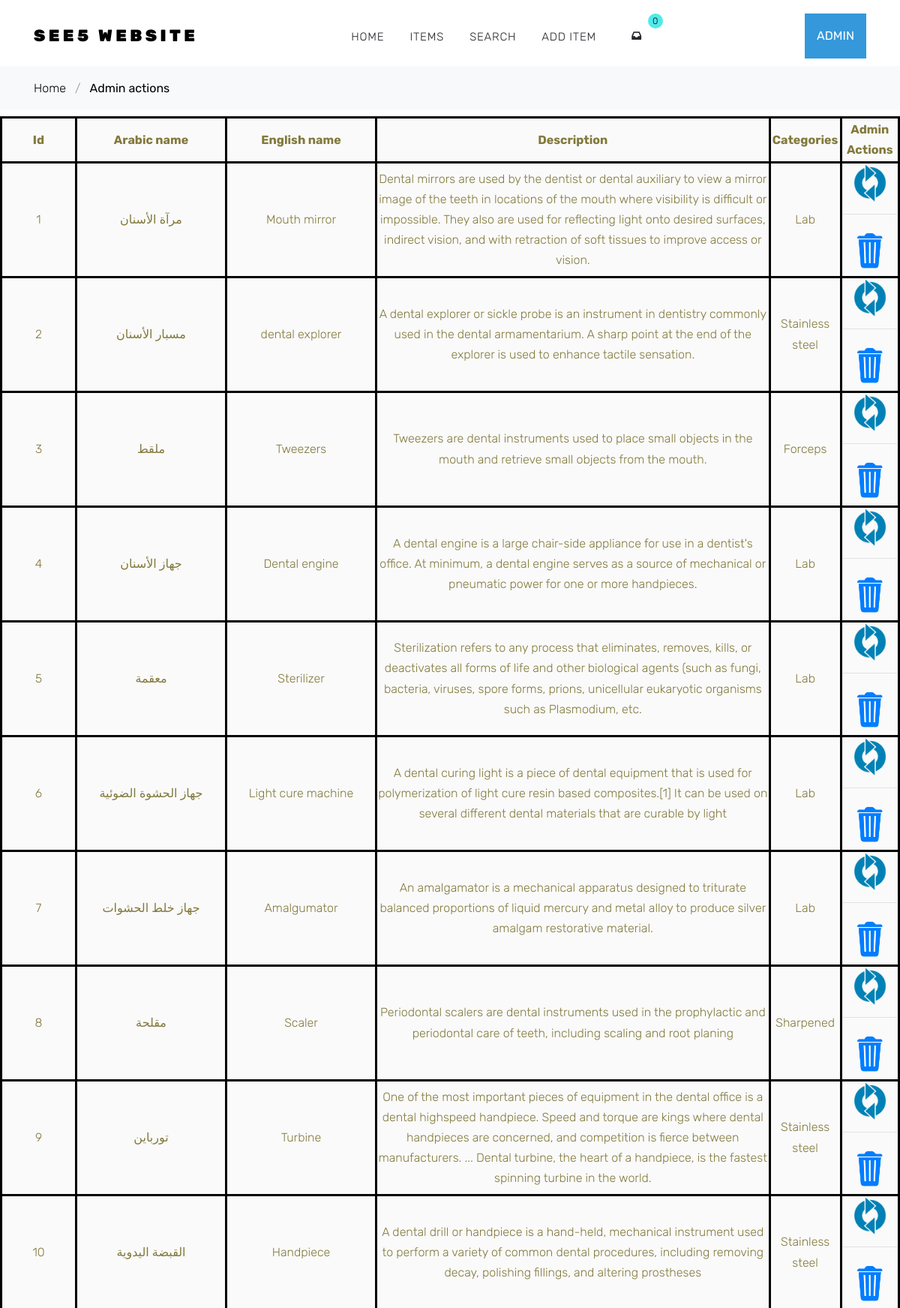
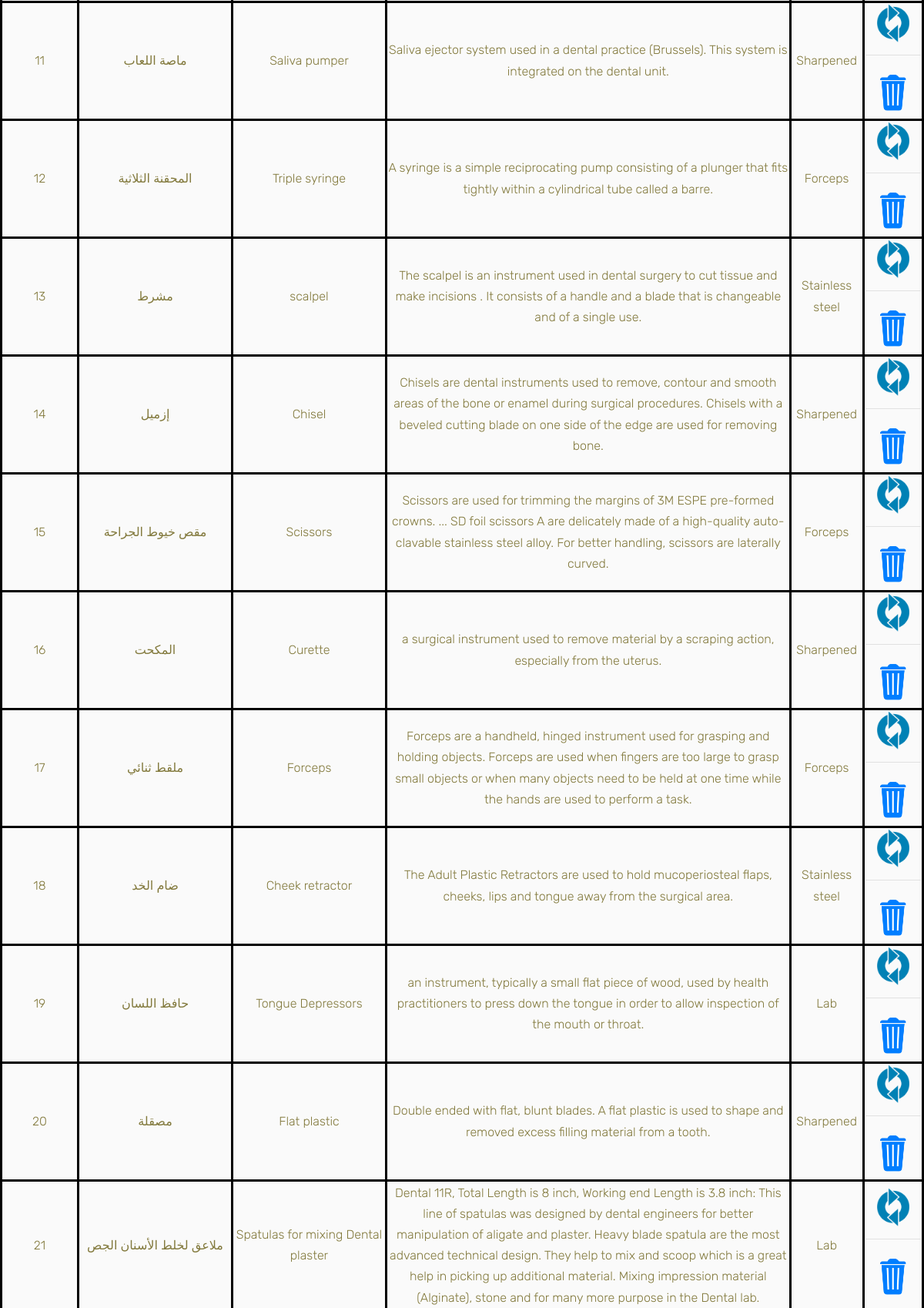
The app's page /Project/adminactions.php (signed in, upper part) with its own data (2 pictures, top to bottom).
### tables this page shows
CREATE TABLE `tool` (
  `id` int(11) NOT NULL,
  `name_ar` varchar(100) NOT NULL,
  `name_en` varchar(100) NOT NULL,
  `description` varchar(2000) NOT NULL,
  `category` varchar(100) NOT NULL,
  `video` varchar(200) NOT NULL,
  `Date` datetime NOT NULL DEFAULT CURRENT_TIMESTAMP
);

### Project/adminactions.php (the view, shortened to what this page needs)
<?php
include_once 'config.php';
$label="You Are Not Allowed Here Unless You Are Admin";
$sqlinbox="SELECT * from messages WHERE status='unread'";
$result = $conn->query($sqlinbox);
   $number= $result->num_rows;
?>
<!DOCTYPE html>
<html lang="en">
<head>
  <link rel="stylesheet" href="fonts/icomoon/style.css">
  <link rel="stylesheet" href="css/bootstrap.min.css">
  <link rel="stylesheet" href="css/magnific-popup.css">
  <link rel="stylesheet" href="css/jquery-ui.css">
  <link rel="stylesheet" href="css/owl.carousel.min.css">
  <link rel="stylesheet" href="css/owl.theme.default.min.css">
  <link rel="stylesheet" href="css/aos.css">
  <link rel="stylesheet" href="css/style.css">
</head>
<body>
  <div class="site-wrap">
    <div class="site-navbar py-2">
      <div class="container">
        <div class="d-flex align-items-center justify-content-between">
          <div class="logo">
            <div class="site-logo">
              <a href="indexx.php" class="js-logo-clone">SEE5 WEBSITE</a>
            </div>
          </div>
          <div class="main-nav d-none d-lg-block">
            <nav class="site-navigation text-right text-md-center" role="navigation">
              <ul class="site-menu js-clone-nav d-none d-lg-block">
                <li><a href="indexx.php">Home</a></li>
                <li><a href="items.php">Items</a></li>
                <li><a href="search.php">search</a></li>
                <li><a href="addtool.php">Add Item</a></li>
               <li> <a href="inbox.php" class="icons-btn d-inline-block bag">
              <span class="icon-inbox"></span>
              <span class="number"><?php echo $number; ?></span>
            </a></li>
              </ul>
            </nav>
          </div>
	<div class="dropdown">
  <button onclick="myFunction()" class="dropbtn">ADMIN</button>
</div>
        </div>
      </div>
	  			<div class="bg-light py-3">
				<div class="container">
					<div class="row">
						<div class="col-md-12 mb-0">
							<a href="indexx.php">Home</a> <span class="mx-2 mb-0">/</span> <strong
								class="text-black">Admin actions</strong>
						</div>
					</div>
				</div>
			</div>
		</div>
    </div>
<?php
	if(isset($_SESSION['name']))
	{
		echo "<table>";
		echo "<tr >
		<th> Id </th>
		<th> Arabic name </th>
		<th> English name </th>
		<th> Description </th>
		<th>Categories</th>
		<th>Admin Actions</th>
		</tr>";
		$sql = "SELECT * FROM tool ";
		$result = $conn->query($sql);
    if ($result->num_rows > 0)
	{
       while($row = $result->fetch_assoc())
	   {
           echo "<tr>";
           echo "<td class='id'>" .$row['id']."</td>
		   <td class='ar'>" .$row['name_ar']."</td>
		   <td class='en'> ".$row['name_en']."</td>
		   <td class='des'>".$row['description']." </td>
		   <td class='cat'>".$row['category']."</td>
		   <td class='link'>
		   <a title='UPDATE' href='./Update.php?data=$row[name_en]' >
		   <img src='images\update.ico' alt='icon' height='50px' width:'50px'>
		   </img>
		   </a>									<hr>
		   <a title='DELETE' href='./delete.php?data=$row[id]'>
		   <img src='images\delete.ico' alt='icon' height='65px' width:'65px'>
		   </img>
		   </a>
		   </td>";
           echo "</tr>";
        }
	}
	else
	{
        echo "0 results";
    }
	echo "</table>";
}
else
{
    echo "<div class='col-md-12 text-center'>";
    echo "<h2 class='display-3 text-black'>$label</h2>";
    echo "</div>";
}
    ?>
</body>
</html>

### Project/css/style.css (style rules this page uses)
body { line-height: 1.7; color: #8c92a0; font-weight: 300; font-size: 16px; }
a { -webkit-transition: .3s all ease; -o-transition: .3s all ease; transition: .3s all ease; }
.text-black { color: #000; }
.site-wrap:before { -webkit-transition: .3s all ease-in-out; -o-transition: .3s all ease-in-out; transition: .3s all ease-in-out; background: rgba(0, 0, 0, 0.6); content: ""; position: absolute; z-index: 2000; top: 0; left: 0; right: 0; bottom: 0; opacity: 0; visibility: hidden; }
.site-logo a { text-transform: uppercase; letter-spacing: .2em; font-size: 22px; color: #000 !important; font-weight: 900; }
.icons-btn { display: inline-block; text-align: center; }
.icons-btn span { display: block; height: 40px; width: 40px; line-height: 40px; }
.site-navbar { margin-bottom: 0px; z-index: 1999; position: relative; top: 0; width: 100%; background: #fff; }
.site-navbar a { color: #000; }
.site-navbar .site-navigation .site-menu { margin-left: 0; padding-left: 0; margin-bottom: 0; }
.site-navbar .site-navigation .site-menu a { text-decoration: none !important; font-size: 15px; display: inline-block; }
.site-navbar .site-navigation .site-menu > li { display: inline-block; padding: 10px 5px; }
.site-navbar .site-navigation .site-menu > li > a { padding: 10px 10px; text-transform: uppercase; letter-spacing: .05em; color: #25262a; font-size: 15px; text-decoration: none !important; }
.bag { position: relative; }
.bag .number { position: absolute; top: 0; width: 20px; height: 20px; border-radius: 50%; line-height: 20px; color: #000; font-size: 12px; background: #51eaea; right: -5px; }

### Project/adminactions.php (style rules this page uses)
table { border:2px solid black; vertical-align: middle; text-align:center; background-color:#fafafa; }
.id { width:100px; }
.ar { width:200px; }
.en { width:200px; }
th,td { text-align:center; border:3px solid black; color: #82793c; vertical-align: middle; }
.dropbtn { background-color: #3498DB; color: white; padding: 16px; font-size: 16px; border: none; cursor: pointer; }
.dropdown { position: relative; display: inline-block; }

### records on screen
tool: id "1", name_ar "مرآة الأسنان", name_en "Mouth mirror", description "Dental mirrors are used by the dentist or dental auxiliary to view a mirror image of the teeth in locations of the mouth where visibility is difficult or impossible. They also are used for reflecting light onto desired surfaces, indirect vision, and with retraction of soft tissues to improve access or vision.", category "Lab"
tool: id "2", name_ar "مسبار الأسنان", name_en "dental explorer", description "A dental explorer or sickle probe is an instrument in dentistry commonly used in the dental armamentarium. A sharp point at the end of the explorer is used to enhance tactile sensation.", category "Stainless steel"
tool: id "3", name_ar "ملقط", name_en "Tweezers", description "Tweezers are dental instruments used to place small objects in the mouth and retrieve small objects from the mouth.", category "Forceps"
tool: id "4", name_ar "جهاز الأسنان", name_en "Dental engine", description "A dental engine is a large chair-side appliance for use in a dentist's office. At minimum, a dental engine serves as a source of mechanical or pneumatic power for one or more handpieces.", category "Lab"
tool: id "5", name_ar "معقمة", name_en "Sterilizer", description "Sterilization refers to any process that eliminates, removes, kills, or deactivates all forms of life and other biological agents (such as fungi, bacteria, viruses, spore forms, prions, unicellular eukaryotic organisms such as Plasmodium, etc.", category "Lab"
tool: id "6", name_ar "جهاز الحشوة الضوئية", name_en "Light cure machine", description "A dental curing light is a piece of dental equipment that is used for polymerization of light cure resin based composites.[1] It can be used on several different dental materials that are curable by light", category "Lab"
tool: id "7", name_ar "جهاز خلط الحشوات", name_en "Amalgumator", description "An amalgamator is a mechanical apparatus designed to triturate balanced proportions of liquid mercury and metal alloy to produce silver amalgam restorative material.", category "Lab"
tool: id "8", name_ar "مقلحة", name_en "Scaler", description "Periodontal scalers are dental instruments used in the prophylactic and periodontal care of teeth, including scaling and root planing", category "Sharpened"
tool: id "9", name_ar "تورباين", name_en "Turbine", description "One of the most important pieces of equipment in the dental office is a dental highspeed handpiece. Speed and torque are kings where dental handpieces are concerned, and competition is fierce between manufacturers. ... Dental turbine, the heart of a handpiece, is the fastest spinning turbine in the world.", category "Stainless steel"
tool: id "10", name_ar "القبضة اليدوية", name_en "Handpiece", description "A dental drill or handpiece is a hand-held, mechanical instrument used to perform a variety of common dental procedures, including removing decay, polishing fillings, and altering prostheses", category "Stainless steel"
tool: id "11", name_ar "ماصة اللعاب", name_en "Saliva pumper", description "Saliva ejector system used in a dental practice (Brussels). This system is integrated on the dental unit.", category "Sharpened"
tool: id "12", name_ar "المحقنة الثلاثية", name_en "Triple syringe", description "A syringe is a simple reciprocating pump consisting of a plunger that fits tightly within a cylindrical tube called a barre.", category "Forceps"
tool: id "13", name_ar "مشرط", name_en "scalpel", description "The scalpel is an instrument used in dental surgery to cut tissue and make incisions . It consists of a handle and a blade that is changeable and of a single use.", category "Stainless steel"
tool: id "14", name_ar "إزميل", name_en "Chisel", description "Chisels are dental instruments used to remove, contour and smooth areas of the bone or enamel during surgical procedures. Chisels with a beveled cutting blade on one side of the edge are used for removing bone.", category "Sharpened"
tool: id "15", name_ar "مقص خيوط الجراحة", name_en "Scissors", description "Scissors are used for trimming the margins of 3M ESPE pre-formed crowns. ... SD foil scissors A are delicately made of a high-quality auto-clavable stainless steel alloy. For better handling, scissors are laterally curved.", category "Forceps"
tool: id "16", name_ar "المكحت", name_en "Curette", description "a surgical instrument used to remove material by a scraping action, especially from the uterus.", category "Sharpened"
tool: id "17", name_ar "ملقط ثنائي", name_en "Forceps", description "Forceps are a handheld, hinged instrument used for grasping and holding objects. Forceps are used when fingers are too large to grasp small objects or when many objects need to be held at one time while the hands are used to perform a task.", category "Forceps"
tool: id "18", name_ar "ضام الخد", name_en "Cheek retractor", description "The Adult Plastic Retractors are used to hold mucoperiosteal flaps, cheeks, lips and tongue away from the surgical area.", category "Stainless steel"
tool: id "19", name_ar "حافظ اللسان", name_en "Tongue Depressors", description "an instrument, typically a small flat piece of wood, used by health practitioners to press down the tongue in order to allow inspection of the mouth or throat.", category "Lab"
tool: id "20", name_ar "مصقلة", name_en "Flat plastic", description "Double ended with flat, blunt blades. A flat plastic is used to shape and removed excess filling material from a tooth.", category "Sharpened"
tool: id "21", name_ar "ملاعق لخلط الأسنان الجص", name_en "Spatulas for mixing Dental plaster", description "Dental 11R, Total Length is 8 inch, Working end Length is 3.8 inch: This line of spatulas was designed by dental engineers for better manipulation of aligate and plaster. Heavy blade spatula are the most advanced technical design. They help to mix and scoop which is a great help in picking up additional material. Mixing impression material (Alginate), stone and for many more purpose in the Dental lab.", category "Lab"

### other values on screen
$number "0"
